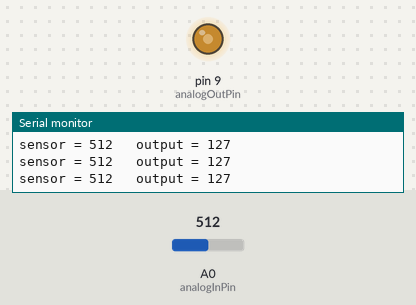
Bench run of a sketch on a simulated Arduino Uno, built with avr-gcc and run on an emulated ATmega328P. Shown: output pins drawn as LEDs (lit = HIGH), the last lines printed to the serial monitor. Inputs (shaded band) come from the test bench; at power-on: A0 (analogInPin) = 512.

Above: at 1.2 s.
1.3 s: A0 (analogInPin) set to 716
At 2.1 s:
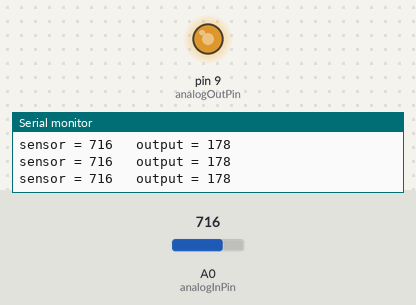
2.8 s: A0 (analogInPin) set to 900
At 3.6 s:
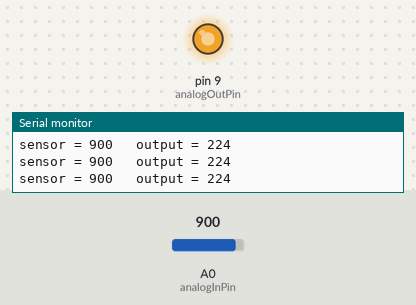
4.3 s: A0 (analogInPin) set to 122
At 5.1 s:
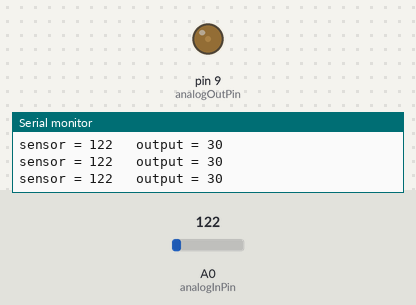
5.8 s: A0 (analogInPin) set to 0
At 6.6 s:
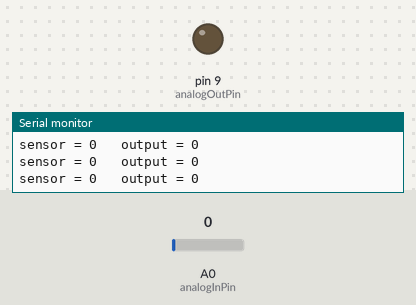
7.3 s: A0 (analogInPin) set to 511
At 8.0 s:
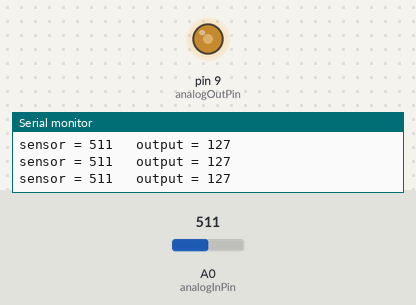
Timing chart, 0 to 9.8 s (numbered marks = the images above; inputs shaded):
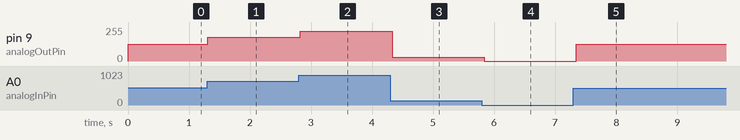

Measured:
- after the input at 1.3 s, pin 9 (analogOutPin): 127/255 → 178/255 at once
- after the input at 2.8 s, pin 9 (analogOutPin): 178/255 → 224/255 at once
- after the input at 4.3 s, pin 9 (analogOutPin): 224/255 → 30/255 at once
- after the input at 5.8 s, pin 9 (analogOutPin): 30/255 → 0/255 at once
- after the input at 7.3 s, pin 9 (analogOutPin): 0/255 → 127/255 after 0.05 s

The sketch:

01_SensorDIY-AnalogRead-Map.ino
```cpp
/* Leer un sensor de presión DIY y hacer un mapeo de sus valores a un led.
 Código basado en el ejemplo "AnalogInSerialOut"
 Interacción y Escena - 2026 - Citlali Hernández
 Ejercicio basado en el ejemplo "AnalogInOutSerial"
 */


const int analogInPin = A0;  // Pin analógico de entrada para el sensor
const int analogOutPin = 9;  // PIn analógico de salida para el led (PWM)

int valSensor = 0;  // variable para almacenar el valor del sensor
int valLed = 0;     // variable para almacenar y enviar valores por PWM al led

void setup() {
  Serial.begin(9600);  // Inicializamos la comunicación Serial
}

void loop() {
  valSensor = analogRead(analogInPin);       // leemos el sensor
  valLed = map(valSensor, 0, 1023, 0, 255);  // hacemos un mapeo de valores para el led. ¿Qué rango os da vuestro sensor?
  analogWrite(analogOutPin, valLed);         // Enviamos los valores mapeados al led.

  // Imprimimos los valores del sensor
  Serial.print("sensor = ");
  Serial.print(valSensor);
  Serial.print("\t output = ");  // Usamos tabulador para dar un espacio entre los textos
  Serial.println(valLed);        // Imprimimos el valor del la variable valLed

  delay(100);  //Esperamos antes de comenzar el bucle
}
```
